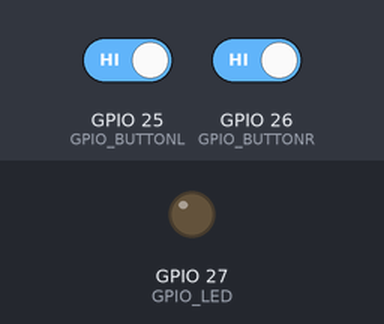
Recording of a sketch running on a simulated ESP32. Shown: output pins drawn as LEDs (lit = HIGH). The test bench sets the inputs (shaded band); at power-on: GPIO 25 (GPIO_BUTTONL) HIGH, GPIO 26 (GPIO_BUTTONR) HIGH.

Above: at 3.2 s.
3.3 s: GPIO 25 (GPIO_BUTTONL) driven LOW and GPIO 26 (GPIO_BUTTONR) driven LOW
At 4.5 s:
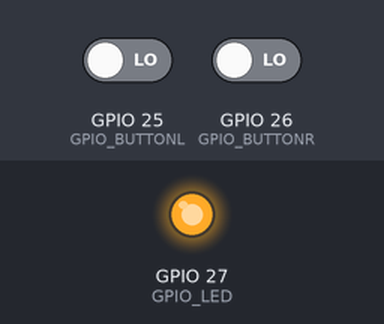
4.8 s: GPIO 25 (GPIO_BUTTONL) driven HIGH
At 5.6 s:
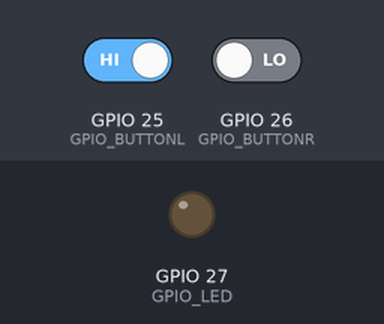
6.3 s: GPIO 25 (GPIO_BUTTONL) driven LOW
At 6.9 s:
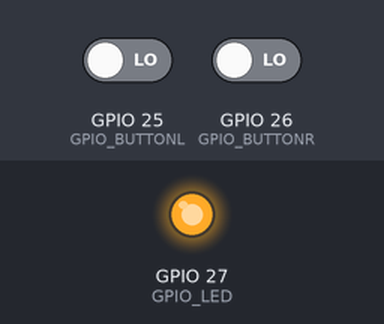
Timing chart, 0 to 9.3 s (numbered marks = the images above; inputs shaded):
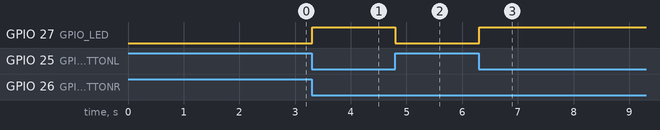

The sketch:

press.ino
```cpp
// (licence header left out)
// LED is active high
#define GPIO_LED 27
#define GPIO_BUTTONL 25
#define GPIO_BUTTONR 26

static QueueHandle_t queue;
static const int reset_press = -998;

//
// Button Debouncing task:
//
static void debounce_task(void *argp) {
  unsigned button_gpio = *(unsigned *)argp;
  uint32_t level, state = 0;
  uint32_t mask = 0x7FFFFFFF;
  int event, last = -999;

  for (;;) {
    level = !digitalRead(button_gpio);
    state = (state << 1) | level;
    if ((state & mask) == mask)
      event = button_gpio;  // Press
    else
      event = -button_gpio;  // Release

    if (event != last) {
      if (xQueueSendToBack(queue, &event, 0) == pdPASS) {
        last = event;
      } else if (event < 0) {
        // Queue full, and we need to send a
        // button release event. Send a reset_press
        // event.
        do {
          xQueueReset(queue);  // Empty queue
        } while (xQueueSendToBack(queue, &reset_press, 0) != pdPASS);
        last = event;
      }
    }
    taskYIELD();
  }
}

//
// Hydraulic Press Task (LED)
//
static void press_task(void *argp) {
  static const uint32_t enable = (1 << GPIO_BUTTONL)
                                 | (1 << GPIO_BUTTONR);
  BaseType_t s;
  int event;
  uint32_t state = 0;

  // Make sure press is OFF
  digitalWrite(GPIO_LED, LOW);

  for (;;) {
    s = xQueueReceive(
      queue,
      &event,
      portMAX_DELAY);
    assert(s == pdPASS);

    if (event == reset_press) {
      digitalWrite(GPIO_LED, LOW);
      state = 0;
      printf("RESET!!\n");
      continue;
    }

    if (event >= 0) {
      // Button press
      state |= 1 << event;
    } else {
      // Button release
      state &= ~(1 << -event);
    }

    if (state == enable) {
      // Activate press when both
      // Left and Right buttons are
      // pressed.
      digitalWrite(GPIO_LED, HIGH);
    } else {
      // Deactivate press
      digitalWrite(GPIO_LED, LOW);
    }
  }
}

//
// Initialization:
//
void setup() {
  int app_cpu = xPortGetCoreID();
  static int left = GPIO_BUTTONL;
  static int right = GPIO_BUTTONR;
  TaskHandle_t h;
  BaseType_t rc;

  delay(2000);  // Allow USB to connect
  queue = xQueueCreate(2, sizeof(int));
  assert(queue);

  pinMode(GPIO_LED, OUTPUT);
  pinMode(GPIO_BUTTONL, INPUT_PULLUP);
  pinMode(GPIO_BUTTONR, INPUT_PULLUP);

  rc = xTaskCreatePinnedToCore(
    debounce_task,
    "debounceL",
    2048,    // Stack size
    &left,   // Left button gpio
    1,       // Priority
    &h,      // Task handle
    app_cpu  // CPU
  );
  assert(rc == pdPASS);
  assert(h);

  rc = xTaskCreatePinnedToCore(
    debounce_task,
    "debounceR",
    2048,    // Stack size
    &right,  // Right button gpio
    1,       // Priority
    &h,      // Task handle
    app_cpu  // CPU
  );
  assert(rc == pdPASS);
  assert(h);

  rc = xTaskCreatePinnedToCore(
    press_task,
    "led",
    2048,     // Stack size
    nullptr,  // Not used
    1,        // Priority
    &h,       // Task handle
    app_cpu   // CPU
  );
  assert(rc == pdPASS);
  assert(h);
}

// Not used:
void loop() {
  vTaskDelete(nullptr);
}
```

Measured:
- after the input at 3.3 s, GPIO 27 (GPIO_LED): LOW → HIGH at once
- after the input at 4.8 s, GPIO 27 (GPIO_LED): HIGH → LOW at once
- after the input at 6.3 s, GPIO 27 (GPIO_LED): LOW → HIGH at once
